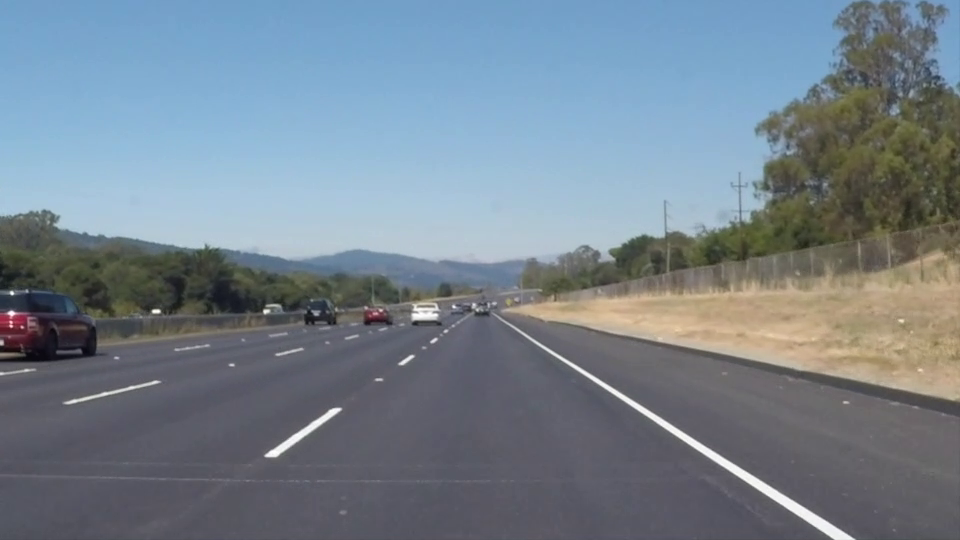
#> input picture frame 22 of images/solidWhiteRight.mp4, 960 x 540 px, given in place of the camera
$ jupyter execute --allow-errors 'Esercitazione 5 - Image Segmentation.ipynb'   (shell and % lines are left out)   (text cells are left out)
#> lines starting #> are read from the running program, lines starting #| are printed output that depends on the picture; after the words box and inside, x2 and y2 are one past the last pixel; in counts of white or black regions, pixels touching at a corner belong together
[cell 1]
%pylab inline
import cv2 as cv
import matplotlib.pyplot as plt
import numpy as np
from IPython.display import clear_output
import IPython.display
import PIL.Image
from io import BytesIO
plt.rcParams['figure.figsize'] = (10,6)

[cell 2]
#Use 'jpeg' instead of 'png' (~5 times faster)
def array_to_image(a, fmt='jpeg'):
    #Create binary stream object
    f = BytesIO()
    #Convert array to binary stream object
    PIL.Image.fromarray(a).save(f, fmt)
    return IPython.display.Image(data=f.getvalue())


def get_frame(cam):
    # Capture frame-by-frame
    ret, frame = cam.read()
    #flip image for natural viewing
    frame = cv.flip(frame, 1)
    return frame

[cell 3]
cam = cv.VideoCapture(0)
d = IPython.display.display("", display_id=1)
d2 = IPython.display.display("", display_id=2)

#> (the rest of this cell did not finish here and is left out)

[cell 4]
scale = 1
delta = 0
ddepth = cv.CV_16S

[cell 5]
cam = cv.VideoCapture(0)
d = IPython.display.display("", display_id=1)
d2 = IPython.display.display("", display_id=2)

#> (the rest of this cell did not finish here and is left out)

[cell 6]
plt.rcParams['figure.figsize'] = (20,10)
snow_img = cv.imread("images/snowy-street.jpg")
kernel = np.ones((5, 5), np.uint8)
#> (the rest of this cell did not finish here and is left out)

[cell 7]
img_prova = cv.imread("images/SolidWhiteCurve.jpg");
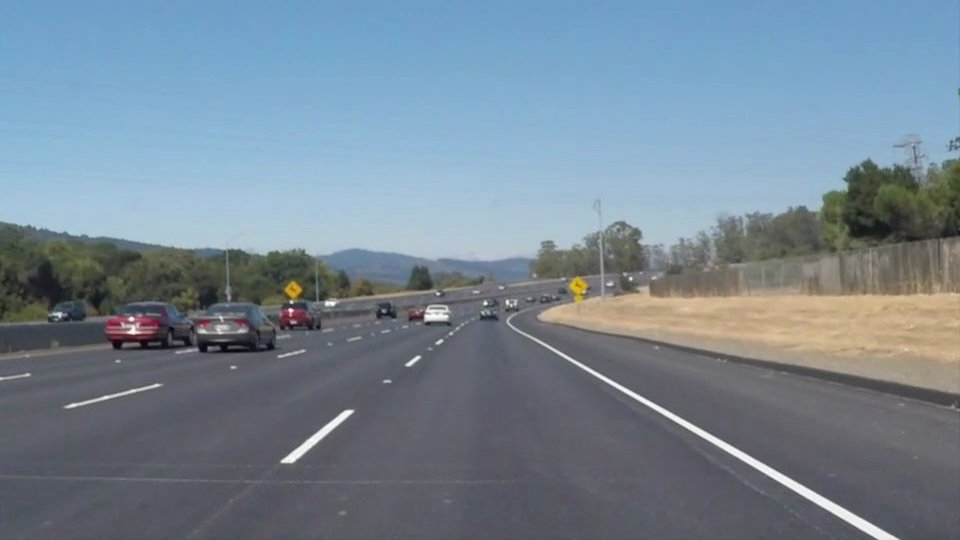
#> input picture images/solidWhiteCurve.jpg, 960 x 540 px, found by its file name
#> img_prova is the input picture: shape (540, 960, 3); mean B, G, R 148.1, 134.5, 118.5
imgRGB = cv.cvtColor(img_prova, cv.COLOR_BGR2RGB);
imgHLS = cv.cvtColor(img_prova, cv.COLOR_BGR2HLS);
#> imgHLS: shape (540, 960, 3); mean of channels 0, 1, 2 97.9, 133.5, 57.7
kernel1 = np.ones((2, 2), np.uint8)
kernel2 = np.ones((1, 1), np.uint8)
imgHLS = cv.GaussianBlur(imgHLS, (11, 11), 0)
#> imgHLS: shape (540, 960, 3); mean of channels 0, 1, 2 97.9, 133.5, 57.7
# selezioniamo zone bianche
mask_white = cv.inRange(imgHLS, np.array([0, 200, 0]), np.array([180, 255, 255]))
#> mask_white: shape (540, 960); 0.41% white; 5 white regions (1 under 20 px), largest, box (x1, y1, x2, y2) and area: (625, 390, 895, 540) 1529, (285, 411, 350, 462) 433, (427, 310, 446, 319) 132, (131, 327, 136, 333) 24
# seleziona zone gialle
mask_yellow = cv.inRange(imgHLS, np.array([16, 30, 100]), np.array([30, 240, 255]))
#> mask_yellow: shape (540, 960); 0.35% white; 12 white regions (4 under 20 px), largest, box (x1, y1, x2, y2) and area: (764, 328, 828, 343) 382, (847, 298, 886, 312) 345, (284, 282, 303, 299) 242
total_mask = mask_white + mask_yellow

# usiamo canny e le maschere e dopodiché uniamo i risultati per individuare la segnaletica
ROI=total_mask[360:540, 0:960]
#> ROI: shape (180, 960); 1.1% white; 2 white regions, box (x1, y1, x2, y2) and area: (625, 30, 895, 180) 1529, (285, 51, 350, 102) 433
edges = cv.Canny(ROI, 100, 200)
#> edges: shape (180, 960); 0.45% white in thin lines or dots, all inside (x1, y1, x2, y2) = (285, 29, 895, 180)

#dilatazione
dilation = cv.dilate(edges,kernel1,iterations = 1)
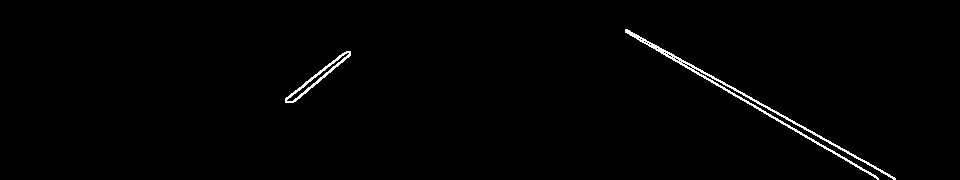
#> dilation: shape (180, 960); 1.1% white in thin lines or dots, all inside (x1, y1, x2, y2) = (285, 29, 896, 180)
#erosione
IMGerosion = cv.erode(dilation,kernel2,iterations = 1)

ROI2 = img_prova[360:540, 0:960]
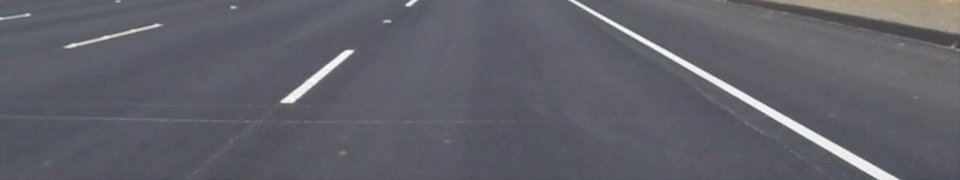
#> ROI2: shape (180, 960, 3); mean B, G, R 105.3, 97.1, 96.7
lines = cv.HoughLines(IMGerosion, 1, np.pi/180, 70)
#> lines = 28 rows, first 8: [-278, 2.08], [-285, 2.09], [-298, 2.11], [-264, 2.06], [-291, 2.09], [-311, 2.13], [-309, 2.13], [-255, 2.04]
count = 0
for line in lines:
    rho, theta = line[0]
    a = np.cos(theta)
    b = np.sin(theta)
    x0 = a*rho
    y0 = b*rho
    x1 = int(x0 + 1000*(-b))
    y1 = int(y0 + 1000*(a))
    x2 = int(x0 - 1000*(-b))
    y2 = int(y0 - 1000*(a))
    cv.line(ROI2,(x1,y1),(x2,y2),(0,0,255),2)
#> this loop made 28 passes
#> (rho, theta, a, b, x0, y0, x1, y1) on passes 1 to 12: (-278, 2.08, -0.485, 0.875, 134.8, -243.1, -739, -727), (-285, 2.09, -0.5, 0.866, 142.5, -246.8, -723, -746), (-298, 2.11, -0.515, 0.857, 153.5, -255.4, -703, -770), (-264, 2.06, -0.469, 0.883, 123.9, -233.1, -759, -702), (-291, 2.09, -0.5, 0.866, 145.5, -252, -720, -752), (-311, 2.13, -0.53, 0.848, 164.8, -263.7, -683, -793), (-309, 2.13, -0.53, 0.848, 163.7, -262, -684, -791), (-255, 2.04, -0.454, 0.891, 115.8, -227.2, -775, -681), (-313, 2.13, -0.53, 0.848, 165.9, -265.4, -682, -795), (-274, 2.08, -0.485, 0.875, 132.8, -239.6, -741, -724), (-272, 2.08, -0.485, 0.875, 131.9, -237.9, -742, -722), (-251, 2.04, -0.454, 0.891, 114, -223.6, -777, -677)
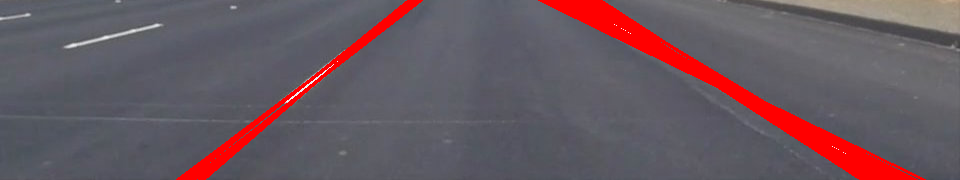
#> ROI2: shape (180, 960, 3); 6.49% of pixels changed, all inside (x1, y1, x2, y2) = (176, 0, 926, 180)

#> (the rest of this cell did not finish here and is left out)
